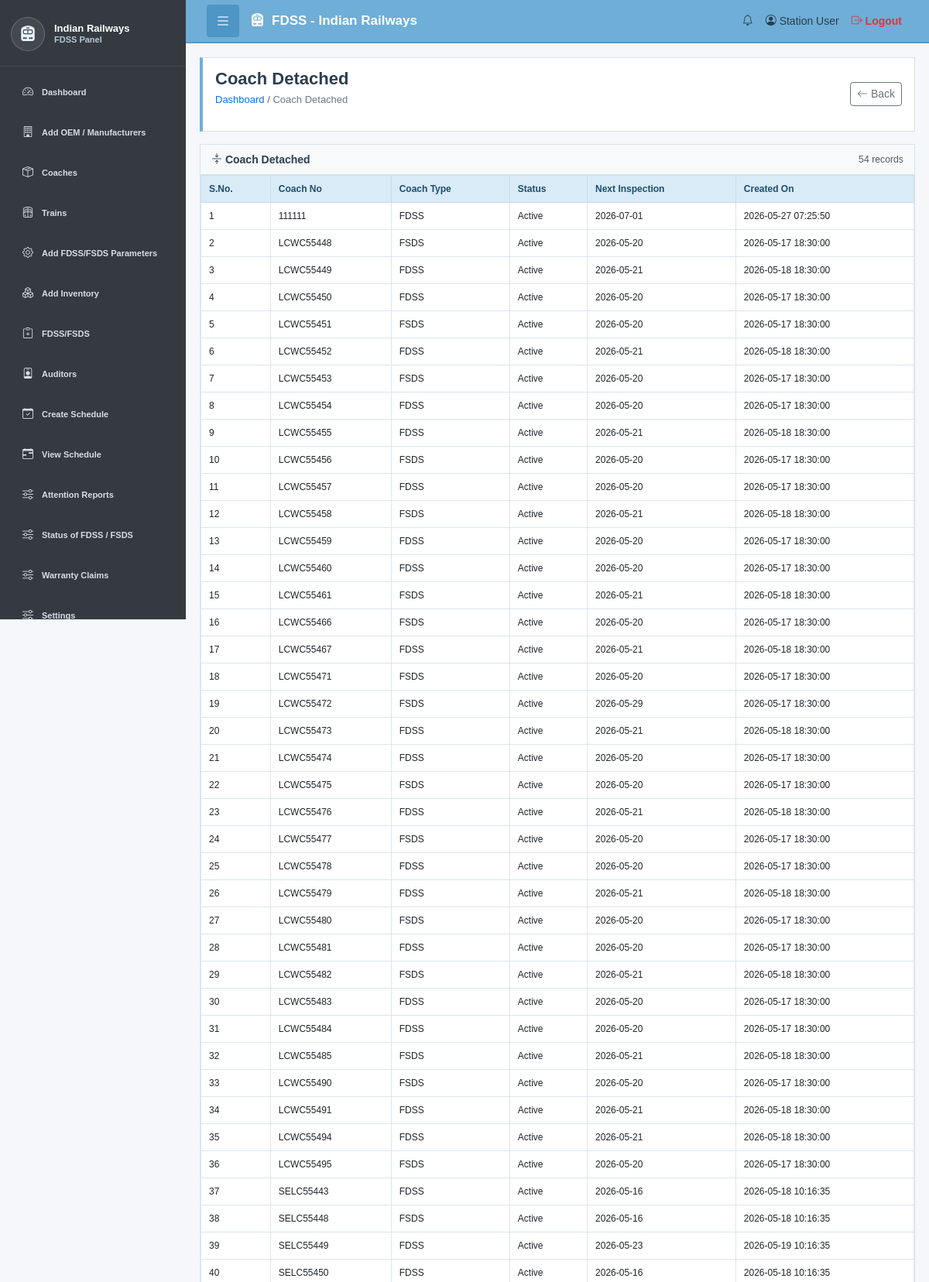
The page /pages/detached-coaches.php (signed in, upper part) on the database its author committed.
### tables this page shows
CREATE TABLE `fdss_train_coach` (
  `coach_id` int(11) NOT NULL,
  `train_info_id` varchar(10) DEFAULT NULL,
  `coach_no` varchar(50) NOT NULL,
  `Type` varchar(20) DEFAULT NULL,
  `coach_type` varchar(100) DEFAULT NULL,
  `user_id` int(11) NOT NULL,
  `coach_status` enum('Detached','Intact') NOT NULL DEFAULT 'Intact',
  `status` enum('Active','Inactive') DEFAULT 'Active',
  `next_inspection_date` date DEFAULT NULL,
  `created_at` timestamp NULL DEFAULT current_timestamp(),
  `updated_at` timestamp NULL DEFAULT current_timestamp() ON UPDATE current_timestamp(),
  `schedule_status` int(11) NOT NULL DEFAULT 0 COMMENT 'O means coach is free 1 means cach work is progress'
);

### pages/detached-coaches.php (called while the page is built)
<?php
$page_type = 'detached-coaches';
require __DIR__ . '/_dashboard_page.php';

### pages/_dashboard_page.php (the view, shortened to what this page needs)
<?php
require_once __DIR__ . '/../config/db.php';
$user_id = (int) $_SESSION['user_id'];
function e($value)
{
    return htmlspecialchars((string) $value, ENT_QUOTES, 'UTF-8');
}
function format_cell($value)
{
    $value = trim((string) $value);
    return $value !== '' ? $value : '-';
}
$page_type = $page_type ?? '';
$page = $pages[$page_type];
$rows = [];
$columns = [];
$stmt = $conn->prepare($page['sql']);
if ($stmt) {
    $stmt->bind_param('i', $user_id);
    $stmt->execute();
    $result = $stmt->get_result();
    while ($row = $result->fetch_assoc()) {
        if (empty($columns)) {
            $columns = array_keys($row);
        }
        $rows[] = $row;
    }
}
?>
<!DOCTYPE html>
<html lang="en">
<head>
    <link href="https://cdnjs.cloudflare.com/ajax/libs/bootstrap/5.3.0/css/bootstrap.min.css" rel="stylesheet">
    <link href="https://cdnjs.cloudflare.com/ajax/libs/bootstrap-icons/1.11.0/font/bootstrap-icons.min.css" rel="stylesheet">
    <link rel="stylesheet" href="../assets/css/styles.css">
</head>
<body>
<?php include __DIR__ . '/../includes/navbar.php'; ?>
<div class="sidebar-container">
    <?php include __DIR__ . '/../includes/sidebar.php'; ?>
</div>
<main class="main-content">
    <div class="page-header">
        <div>
            <h1><?php echo e($page['title']); ?></h1>
            <p class="page-header-subtitle">
                <a href="../index.php" class="text-primary text-decoration-none">Dashboard</a>
                <span class="text-muted"> / </span><?php echo e($page['title']); ?>
            </p>
        </div>
        <div class="page-header-actions">
            <a href="../index.php" class="btn btn-outline-secondary btn-sm">
                <i class="bi bi-arrow-left"></i> Back
            </a>
        </div>
    </div>
    <div class="content-card">
        <div class="card-header d-flex justify-content-between align-items-center">
            <h5 class="mb-0">
                <i class="bi <?php echo e($page['icon']); ?>"></i>
                <?php echo e($page['title']); ?>
            </h5>
            <span class="text-muted small"><?php echo count($rows); ?> records</span>
        </div>
        <div class="card-body p-0">
            <div class="table-responsive">
                <table class="table table-hover align-middle mb-0">
                    <thead class="table-light">
                        <tr>
                            <th>S.No.</th>
                            <?php foreach ($columns as $column): ?>
                                <th><?php echo e($column); ?></th>
                            <?php endforeach; ?>
                        </tr>
                    </thead>
                    <tbody>
                        <?php if (empty($rows)): ?>
                            <tr>
                                <td colspan="<?php echo max(1, count($columns) + 1); ?>" class="text-center text-muted py-4">
                                    No records found.
                                </td>
                            </tr>
                        <?php else: ?>
                            <?php foreach ($rows as $index => $row): ?>
                                <tr>
                                    <td><?php echo $index + 1; ?></td>
                                    <?php foreach ($columns as $column): ?>
                                        <td><?php echo e(format_cell($row[$column] ?? '')); ?></td>
                                    <?php endforeach; ?>
                                </tr>
                            <?php endforeach; ?>
                        <?php endif; ?>
                    </tbody>
                </table>
            </div>
        </div>
    </div>
</main>
</body>
</html>

### assets/css/styles.css (style rules this page uses)
body { margin:0; padding:0; overflow-x:hidden; background:#f5f7fa; font-family:Arial,sans-serif; font-size:14px; color:#2c3e50; }
body { padding-top:56px; }
.main-content { margin-left:240px; margin-top:0; padding:18px; transition:all 0.3s ease; }
.page-header { background:#fff; border:1px solid #d9e1e8; border-left:4px solid #6faed6; padding:14px 16px; margin-bottom:16px; display:flex; justify-content:space-between; align-items:center; }
.page-header h1 { margin:0; font-size:22px; font-weight:700; color:#2c3e50; }
.page-header-subtitle { margin-top:4px; font-size:13px; color:#6c7a86; }
.content-card { background:#fff; border:1px solid #dbe4eb; margin-bottom:16px; }
.card-header { background:#f7f9fb; border-bottom:1px solid #dbe4eb; padding:10px 14px; }
.card-header h5 { margin:0; font-size:14px; font-weight:700; color:#2c3e50; }
.card-body { padding:14px; }
.table { width:100%; border-collapse:collapse; font-size:12px; }
.table thead th { background:#d9ebf7; color:#1f4e6b; border:1px solid #c9ddea; font-weight:700; }
.table td, .table th { padding:8px 10px; border:1px solid #dde5ec; }

### rows shown on the page
fdss_train_coach: coach_no "111111", coach_type "FDSS", status "Active", next_inspection_date "2026-07-01", created_at "2026-05-27 07:25:50"
fdss_train_coach: coach_no "LCWC55448", coach_type "FSDS", status "Active", next_inspection_date "2026-05-20", created_at "2026-05-17 18:30:00"
fdss_train_coach: coach_no "LCWC55449", coach_type "FDSS", status "Active", next_inspection_date "2026-05-21", created_at "2026-05-18 18:30:00"
fdss_train_coach: coach_no "LCWC55450", coach_type "FDSS", status "Active", next_inspection_date "2026-05-20", created_at "2026-05-17 18:30:00"
fdss_train_coach: coach_no "LCWC55451", coach_type "FSDS", status "Active", next_inspection_date "2026-05-20", created_at "2026-05-17 18:30:00"
fdss_train_coach: coach_no "LCWC55452", coach_type "FDSS", status "Active", next_inspection_date "2026-05-21", created_at "2026-05-18 18:30:00"
fdss_train_coach: coach_no "LCWC55453", coach_type "FSDS", status "Active", next_inspection_date "2026-05-20", created_at "2026-05-17 18:30:00"
fdss_train_coach: coach_no "LCWC55454", coach_type "FDSS", status "Active", next_inspection_date "2026-05-20", created_at "2026-05-17 18:30:00"
fdss_train_coach: coach_no "LCWC55455", coach_type "FDSS", status "Active", next_inspection_date "2026-05-21", created_at "2026-05-18 18:30:00"
fdss_train_coach: coach_no "LCWC55456", coach_type "FSDS", status "Active", next_inspection_date "2026-05-20", created_at "2026-05-17 18:30:00"
fdss_train_coach: coach_no "LCWC55457", coach_type "FDSS", status "Active", next_inspection_date "2026-05-20", created_at "2026-05-17 18:30:00"
fdss_train_coach: coach_no "LCWC55458", coach_type "FSDS", status "Active", next_inspection_date "2026-05-21", created_at "2026-05-18 18:30:00"
fdss_train_coach: coach_no "LCWC55459", coach_type "FDSS", status "Active", next_inspection_date "2026-05-20", created_at "2026-05-17 18:30:00"
fdss_train_coach: coach_no "LCWC55460", coach_type "FDSS", status "Active", next_inspection_date "2026-05-20", created_at "2026-05-17 18:30:00"
fdss_train_coach: coach_no "LCWC55461", coach_type "FSDS", status "Active", next_inspection_date "2026-05-21", created_at "2026-05-18 18:30:00"
fdss_train_coach: coach_no "LCWC55466", coach_type "FSDS", status "Active", next_inspection_date "2026-05-20", created_at "2026-05-17 18:30:00"
fdss_train_coach: coach_no "LCWC55467", coach_type "FDSS", status "Active", next_inspection_date "2026-05-21", created_at "2026-05-18 18:30:00"
fdss_train_coach: coach_no "LCWC55471", coach_type "FSDS", status "Active", next_inspection_date "2026-05-20", created_at "2026-05-17 18:30:00"
fdss_train_coach: coach_no "LCWC55472", coach_type "FSDS", status "Active", next_inspection_date "2026-05-29", created_at "2026-05-17 18:30:00"
fdss_train_coach: coach_no "LCWC55473", coach_type "FDSS", status "Active", next_inspection_date "2026-05-21", created_at "2026-05-18 18:30:00"
fdss_train_coach: coach_no "LCWC55474", coach_type "FDSS", status "Active", next_inspection_date "2026-05-20", created_at "2026-05-17 18:30:00"
fdss_train_coach: coach_no "LCWC55475", coach_type "FSDS", status "Active", next_inspection_date "2026-05-20", created_at "2026-05-17 18:30:00"
fdss_train_coach: coach_no "LCWC55476", coach_type "FDSS", status "Active", next_inspection_date "2026-05-21", created_at "2026-05-18 18:30:00"
fdss_train_coach: coach_no "LCWC55477", coach_type "FSDS", status "Active", next_inspection_date "2026-05-20", created_at "2026-05-17 18:30:00"
fdss_train_coach: coach_no "LCWC55478", coach_type "FDSS", status "Active", next_inspection_date "2026-05-20", created_at "2026-05-17 18:30:00"
fdss_train_coach: coach_no "LCWC55479", coach_type "FDSS", status "Active", next_inspection_date "2026-05-21", created_at "2026-05-18 18:30:00"
fdss_train_coach: coach_no "LCWC55480", coach_type "FSDS", status "Active", next_inspection_date "2026-05-20", created_at "2026-05-17 18:30:00"
fdss_train_coach: coach_no "LCWC55481", coach_type "FDSS", status "Active", next_inspection_date "2026-05-20", created_at "2026-05-17 18:30:00"
fdss_train_coach: coach_no "LCWC55482", coach_type "FSDS", status "Active", next_inspection_date "2026-05-21", created_at "2026-05-18 18:30:00"
fdss_train_coach: coach_no "LCWC55483", coach_type "FDSS", status "Active", next_inspection_date "2026-05-20", created_at "2026-05-17 18:30:00"
fdss_train_coach: coach_no "LCWC55484", coach_type "FDSS", status "Active", next_inspection_date "2026-05-20", created_at "2026-05-17 18:30:00"
fdss_train_coach: coach_no "LCWC55485", coach_type "FSDS", status "Active", next_inspection_date "2026-05-21", created_at "2026-05-18 18:30:00"
fdss_train_coach: coach_no "LCWC55490", coach_type "FSDS", status "Active", next_inspection_date "2026-05-20", created_at "2026-05-17 18:30:00"
fdss_train_coach: coach_no "LCWC55491", coach_type "FDSS", status "Active", next_inspection_date "2026-05-21", created_at "2026-05-18 18:30:00"
fdss_train_coach: coach_no "LCWC55494", coach_type "FDSS", status "Active", next_inspection_date "2026-05-21", created_at "2026-05-18 18:30:00"
fdss_train_coach: coach_no "LCWC55495", coach_type "FSDS", status "Active", next_inspection_date "2026-05-20", created_at "2026-05-17 18:30:00"
fdss_train_coach: coach_no "SELC55443", coach_type "FDSS", status "Active", next_inspection_date "2026-05-16", created_at "2026-05-18 10:16:35"
fdss_train_coach: coach_no "SELC55448", coach_type "FSDS", status "Active", next_inspection_date "2026-05-16", created_at "2026-05-18 10:16:35"
fdss_train_coach: coach_no "SELC55449", coach_type "FDSS", status "Active", next_inspection_date "2026-05-23", created_at "2026-05-19 10:16:35"
fdss_train_coach: coach_no "SELC55450", coach_type "FDSS", status "Active", next_inspection_date "2026-05-16", created_at "2026-05-18 10:16:35"

### other values the page prints
$page['title'] "Coach Detached"
count($rows) "54"
$column "Coach No"
$column "Coach Type"
$column "Status"
$column "Next Inspection"
$column "Created On"
